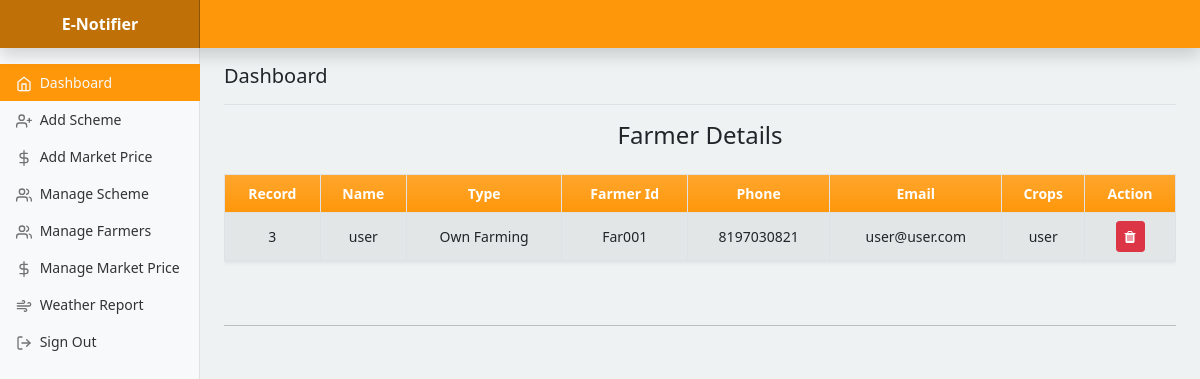
/admin/dashboard.php (signed in), run on the app's committed database.
### tables this page shows
CREATE TABLE `govtsch22_farmer` (
  `id` int(10) NOT NULL,
  `govtsch22_farmname` varchar(255) NOT NULL,
  `govtsch22_farmtype` varchar(255) NOT NULL,
  `govtsch22_farmid` varchar(255) NOT NULL,
  `govtsch22_farmphone` varchar(255) NOT NULL,
  `govtsch22_farmemail` varchar(255) NOT NULL,
  `govtsch22_farmpswd` varchar(255) NOT NULL,
  `govtsch22_farmcrops` varchar(4000) NOT NULL,
  `govtsch22_farmplace` varchar(255) NOT NULL,
  `govtsch22_farmtaluk` varchar(255) NOT NULL,
  `govtsch22_farmdistrict` varchar(255) NOT NULL,
  `govtsch22_farmland` varchar(255) NOT NULL,
  `govtsch22_farmlandtype` varchar(255) NOT NULL
);

### admin/dashboard.php (the view, shortened to what this page needs)
<?php
require "../config/database.php";
?>
<!doctype html>
<html lang="en">
<head>
  <link href="../css/bootstrap.css" rel="stylesheet">
  <link rel="stylesheet" href="https://stackpath.bootstrapcdn.com/font-awesome/4.7.0/css/font-awesome.min.css">
</head>
<body>
  <div class="d-flex flex-column min-vh-100 bg-cover" style="background:#eef2f3;">
    <header class="navbar navbar-dark sticky-top flex-md-nowrap p-0 shadow" style="background: #FF970A;">
      <a class="navbar-brand col-md-3 col-lg-2 me-0 px-3 text-center fw-bold" href="../index.php">E-Notifier</a>
      <div class="form-control w-100" style="background: #FF970A;"></div>
    </header>
    <div class="container-fluid">
      <div class="row">
        <nav id="sidebarMenu" class="col-md-3 col-lg-2 d-md-block bg-light sidebar collapse">
          <div class="position-sticky pt-3">
            <ul class="nav flex-column">
              <li class="nav-item">
                <a class="nav-link home active text-light " aria-current="page" href="dashboard.php" style="background: #FF970A;">
                  <span data-feather="home"></span>
                  Dashboard
                </a>
              </li>
              <li class="nav-item">
                <a class="nav-link student" aria-current="page" href="addscheme.php">
                  <span data-feather="user-plus"></span>
                  Add Scheme
                </a>
              </li>
              <li class="nav-item">
                <a class="nav-link student" aria-current="page" href="addmarketprice.php">
                  <span  data-feather="dollar-sign"></span>
                  Add Market Price
                </a>
              </li>
              <li class="nav-item">
                <a class="nav-link faculty" aria-current="page" href="managescheme.php">
                  <span data-feather="users"></span>
                  Manage Scheme
                </a>
              </li>
              <li class="nav-item">
                <a class="nav-link faculty" aria-current="page" href="manageusers.php">
                  <span data-feather="users"></span>
                  Manage Farmers
                </a>
              </li>
              <li class="nav-item">
                <a class="nav-link faculty" aria-current="page" href="managemarketprice.php">
                  <span data-feather="dollar-sign"></span>
                  Manage Market Price
                </a>
              </li>
              <li class="nav-item">
                <a class="nav-link faculty" aria-current="page" href="weatherreport.php">
                  <span data-feather="wind"></span>
                  Weather Report
                </a>
              </li>
              <li class="nav-item">
                <a class="nav-link farmer" aria-current="page" href="logout.php">
                  <span data-feather="log-out"></span>
                  Sign Out
                </a>
              </li>
              <li class="nav-item">
                <a class="nav-link farmer" aria-current="page">
                </a>
              </li>
            </ul>
          </div>
        </nav>
        <main class="col-md-9 ms-sm-auto col-lg-10 px-md-4">
          <div class="d-flex justify-content-between flex-wrap flex-md-nowrap align-items-center pt-3 pb-2 mb-3 border-bottom">
            <h1 class="h3 lead">Dashboard</h1>
          </div>
          <form id="form" name="form" method="POST" action="farmerdelete.php" class="text-center" enctype="multipart/form-data">
            <h4 class="h4 text-center mb-4">Farmer Details</h4>
            <div class="table-responsive">
                        <table class="table table-striped table-hover table-bordered shadow-sm align-middle">
                            <thead class=" bg-gradient text-white" style="background: #FF970A;">
                                <tr class="text-center">
                                    <th>Record</th>
                                    <th>Name</th>
                                    <th>Type</th>
                                    <th>Farmer Id</th>
                                    <th>Phone</th>
                                    <th>Email</th>
                                    <th>Crops</th>
                                    <th>Action</th>
                                </tr>
                            </thead>
                            <tbody>
                                <?php
                                $query = "select * from govtsch22_farmer";
                                $result = mysqli_query($link, $query);
                                while ($row = mysqli_fetch_array($result)) {
                                    $id = $row['id'];
                                    $govtsch22_farmname = $row['govtsch22_farmname'];
                                    $govtsch22_farmtype = $row['govtsch22_farmtype'];
                                    $govtsch22_farmid = $row['govtsch22_farmid'];
                                    $govtsch22_farmphone = $row['govtsch22_farmphone'];
                                    $govtsch22_farmemail = $row['govtsch22_farmemail'];
                                    $govtsch22_farmcrops = $row['govtsch22_farmcrops'];
                                    echo '<tr class="text-center">';
                                    echo '<td>' . $id . '</td>';
                                    echo '<td>' . $govtsch22_farmname . '</td>';
                                    echo '<td>' . $govtsch22_farmtype . '</td>';
                                    echo '<td>' . $govtsch22_farmid . '</td>';
                                    echo '<td>' . $govtsch22_farmphone . '</td>';
                                    echo '<td>' . $govtsch22_farmemail . '</td>';
                                    echo '<td>' . $govtsch22_farmcrops . '</td>';
                                    echo '<td><div class="form-group"><button class="btn btn-danger btn-sm delete text-white" id ="butdel" name ="butdel" value="' . $id . '"><i class="fa fa-trash"></i></button></div></td>';
                                    echo '</tr>';
                                }
                                ?>
                            </tbody>
                        </table>
                    </div>
          </form>
          <div class="my-5"><hr></div>
        </main>
      </div>
    </div>
  </div>
</body>
</html>

### admin/dashboard.php (style rules this page uses)
body { font-size: .875rem; }
.bg-cover { background-size: cover !important; }
.feather { width: 16px; height: 16px; vertical-align: text-bottom; }
.sidebar { position: fixed; top: 0; bottom: 0; left: 0; z-index: 100; padding: 48px 0 0; box-shadow: inset -1px 0 0 rgba(0, 0, 0, .1); }
.sidebar .nav-link { font-weight: 500; color: #333; }
.sidebar .nav-link .feather { margin-right: 4px; color: #727272; }
.sidebar .nav-link.active { color: #007bff; }
.sidebar .nav-link:hover .feather, .sidebar .nav-link.active .feather { color: inherit; }
.navbar-brand { padding-top: .75rem; padding-bottom: .75rem; font-size: 1rem; background-color: rgba(0, 0, 0, .25); box-shadow: inset -1px 0 0 rgba(0, 0, 0, .25); }
.navbar .form-control { padding: .75rem 1rem; border-width: 0; border-radius: 0; }

### data on the page
govtsch22_farmer: id "3", govtsch22_farmname "user", govtsch22_farmtype "Own Farming", govtsch22_farmid "Far001", govtsch22_farmphone "8197030821", govtsch22_farmemail "user@user.com", govtsch22_farmcrops "user"
